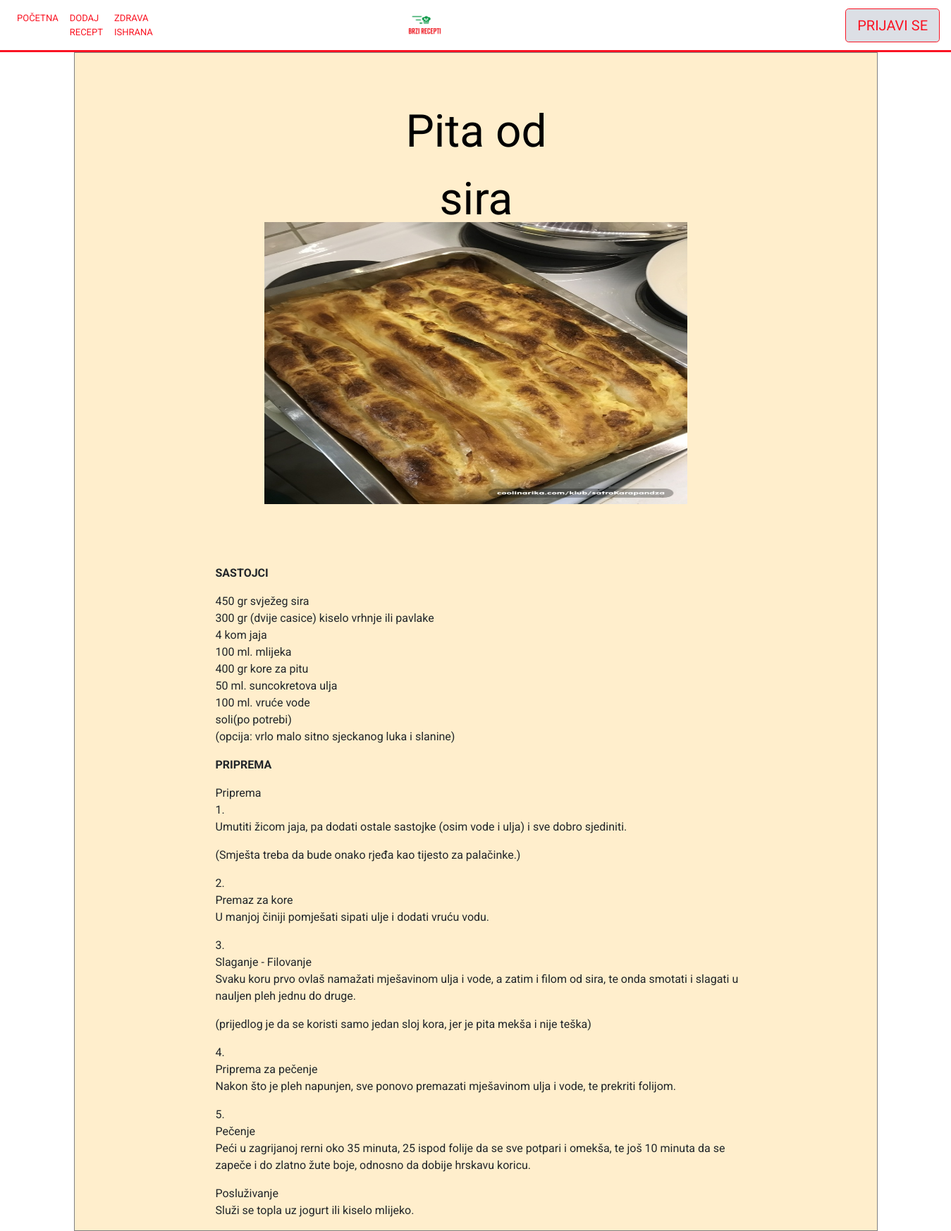
/recepti/5/, run on an earlier commit of the app's database.
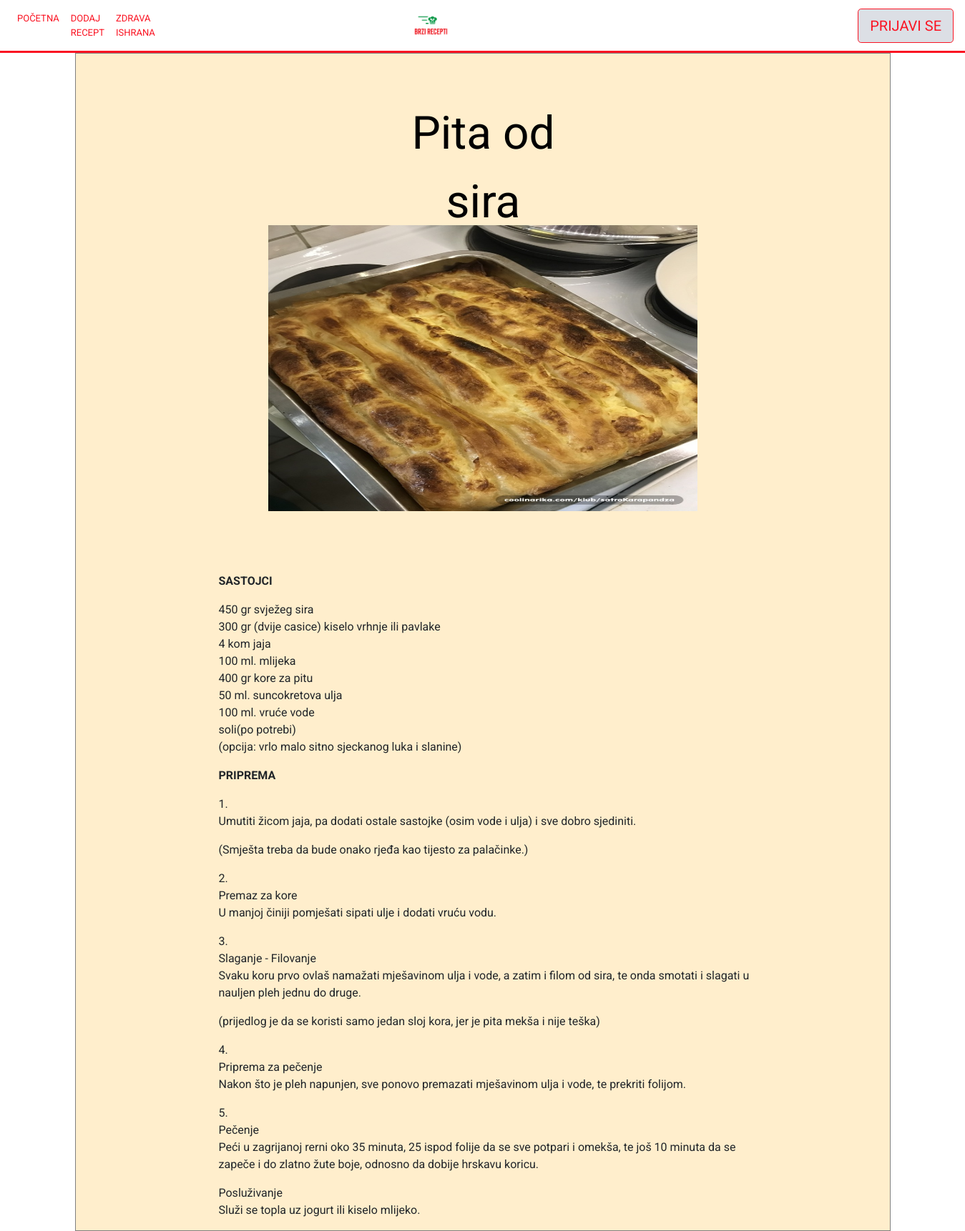
And on a later commit of the database.
### recepti/models.py (models this page shows, shortened)
class Jela(models.Model):
    ime = models.CharField(max_length=100)
    slika = models.FileField()
    kategorija = models.ForeignKey(Kategorije, on_delete=models.CASCADE, null=True)  # Doručak, Ručak, Večera, Užina
    sastojci = models.ManyToManyField(Sastojci)
    sastojci_opis = models.TextField(null=True)
    nacin_pripreme = models.TextField()
    je_vegeterijansko = models.BooleanField(default=False)
    class Meta:
        verbose_name_plural = "Jela"

### recepti/views.py (the view)
# urls.py: path('recepti/<int:pk>/', views.DetailView.as_view(), name='detalji'),
class DetailView(generic.DetailView):  # detalji recepta
    context_object_name = 'jelo'
    model = Jela
    template_name = 'recepti/detail.html'

### recepti/templates/recepti/detail.html (shortened to what this page needs)
{% extends 'recepti/base.html' %}
{% load staticfiles %}
{% block body %}
  <link rel="stylesheet" type="text/css" href="{% static 'recepti/detail.css' %}" >
    <div class="container">
        <div class="ime">
         <h> {{jelo.ime}} </h>
        </div>
         <div class="slika">
             <img src="{{jelo.slika.url}}" class="slikajela" width="600" height="400">
        </div>
         <div class="recept">
            <div class="sastojci">
                <P class="prvi" style="font-weight: bold;">SASTOJCI</P>
                <p> {{jelo.sastojci_opis|linebreaks}}</p>
            </div>
            <div class="priprema">
                <P class="drugi" style="font-weight: bold;">PRIPREMA</P>
                <p> {{jelo.nacin_pripreme|linebreaks}}</p>
            </div>
         </div>
    </div>
{% endblock %}

What changed in the data, as far as the page shows it:
changed Jela "Pita od sira": nacin_pripreme "Priprema 1. Umutiti žicom jaja,…" → "1. Umutiti žicom jaja,…"
